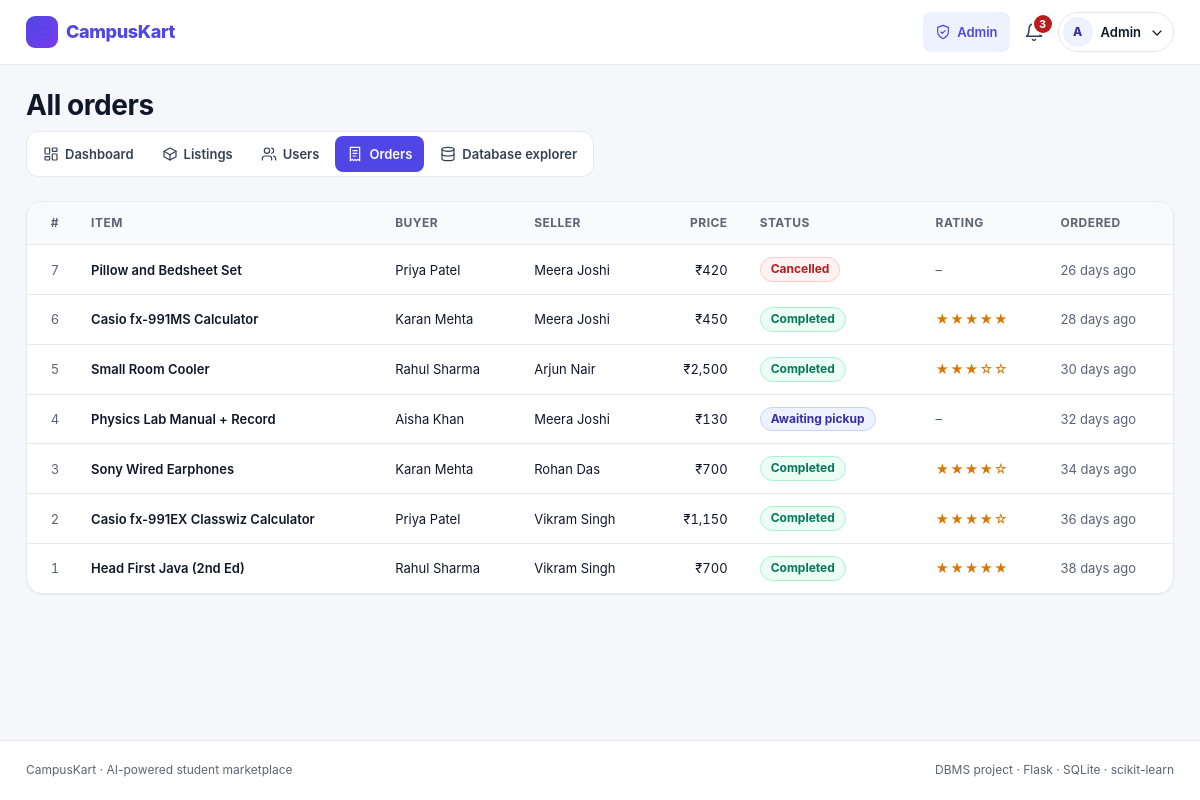
Page /admin/orders (signed in) on the earlier database version.
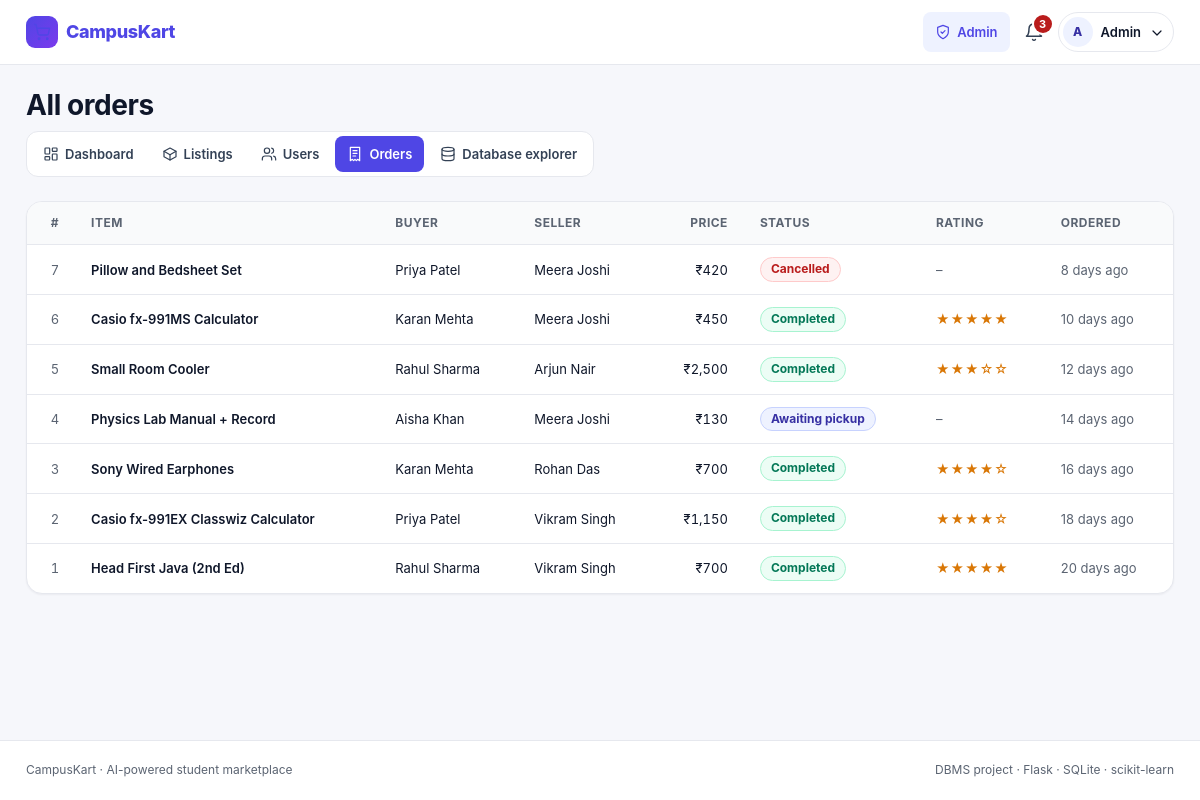
Same page on the later database version.
### tables this page shows
CREATE TABLE orders (
    order_id   INTEGER PRIMARY KEY AUTOINCREMENT,
    product_id INTEGER NOT NULL REFERENCES products(product_id),
    buyer_id   INTEGER NOT NULL REFERENCES users(user_id),
    price      REAL    NOT NULL CHECK (price > 0),
    status     TEXT    NOT NULL DEFAULT 'placed'
               CHECK (status IN ('placed', 'completed', 'cancelled')),
    ordered_at TEXT    NOT NULL DEFAULT (datetime('now', 'localtime'))
);

CREATE TABLE reviews (
    review_id  INTEGER PRIMARY KEY AUTOINCREMENT,
    order_id   INTEGER NOT NULL UNIQUE REFERENCES orders(order_id),  -- one review per order
    rating     INTEGER NOT NULL CHECK (rating BETWEEN 1 AND 5),
    comment    TEXT,
    created_at TEXT    NOT NULL DEFAULT (datetime('now', 'localtime'))
);

CREATE TABLE products (
    product_id     INTEGER PRIMARY KEY AUTOINCREMENT,
    seller_id      INTEGER NOT NULL REFERENCES users(user_id) ON DELETE CASCADE,
    category_id    INTEGER NOT NULL REFERENCES categories(category_id),
    title          TEXT    NOT NULL,
    description    TEXT    NOT NULL,
    original_price REAL    NOT NULL CHECK (original_price > 0),
    price          REAL    NOT NULL CHECK (price > 0),
    condition      TEXT    NOT NULL CHECK (condition IN ('New', 'Like New', 'Good', 'Fair')),
    age_months     INTEGER NOT NULL DEFAULT 0 CHECK (age_months >= 0),
    status         TEXT    NOT NULL DEFAULT 'available'
                   CHECK (status IN ('pending', 'available', 'sold', 'rejected', 'removed')),
    is_flagged     INTEGER NOT NULL DEFAULT 0 CHECK (is_flagged IN (0, 1)),
    spam_score     REAL    NOT NULL DEFAULT 0,      -- filled by AI spam detector
    flag_reason    TEXT,
    created_at     TEXT    NOT NULL DEFAULT (datetime('now', 'localtime'))
);

CREATE TABLE users (
    user_id       INTEGER PRIMARY KEY AUTOINCREMENT,
    name          TEXT    NOT NULL,
    email         TEXT    NOT NULL UNIQUE,
    password_hash TEXT    NOT NULL,
    role          TEXT    NOT NULL DEFAULT 'user' CHECK (role IN ('user', 'admin')),
    branch        TEXT,
    year          INTEGER CHECK (year BETWEEN 1 AND 4),
    phone         TEXT,
    is_blocked    INTEGER NOT NULL DEFAULT 0 CHECK (is_blocked IN (0, 1)),
    created_at    TEXT    NOT NULL DEFAULT (datetime('now', 'localtime'))
);

### app.py (the view)
@app.route("/admin/orders")
@admin_required
def admin_orders():
    rows = query("""SELECT o.*, p.title, b.name AS buyer_name, s.name AS seller_name, r.rating
                    FROM orders o
                    JOIN products p ON p.product_id = o.product_id
                    JOIN users b ON b.user_id = o.buyer_id
                    JOIN users s ON s.user_id = p.seller_id
                    LEFT JOIN reviews r ON r.order_id = o.order_id
                    ORDER BY o.ordered_at DESC""")
    return render_template("admin/orders.html", orders=rows)

### app.py (called while the page is built)
def get_db():
    if "db" not in g:
        g.db = sqlite3.connect(DB_PATH)
        g.db.row_factory = sqlite3.Row
        g.db.execute("PRAGMA foreign_keys = ON")
    return g.db

def query(sql, args=(), one=False):
    rows = get_db().execute(sql, args).fetchall()
    return (rows[0] if rows else None) if one else rows

@app.before_request
def load_user():
    g.user = None
    if "user_id" in session:
        g.user = query("SELECT * FROM users WHERE user_id = ?", (session["user_id"],), one=True)
        if g.user is None or g.user["is_blocked"]:
            session.clear()
            g.user = None

def login_required(view):
    @wraps(view)
    def wrapped(*args, **kwargs):
        if g.user is None:
            flash("Log in to continue.", "info")
            return redirect(url_for("login", next=request.path))
        return view(*args, **kwargs)
    return wrapped

def admin_required(view):
    @wraps(view)
    @login_required
    def wrapped(*args, **kwargs):
        if g.user["role"] != "admin":
            abort(403)
        return view(*args, **kwargs)
    return wrapped

### templates/admin/orders.html (shortened to what this page needs)
{% extends "base.html" %}
{% from "_macros.html" import status_pill, stars %}
{% block content %}
<h1>All orders</h1>
{% include "admin/_nav.html" %}
<div class="card card-flush table-wrap">
  <table>
    <thead>
      <tr><th scope="col" class="num">#</th><th scope="col">Item</th><th scope="col">Buyer</th><th scope="col">Seller</th>
          <th scope="col" class="num">Price</th><th scope="col">Status</th><th scope="col">Rating</th><th scope="col">Ordered</th></tr>
    </thead>
    <tbody>
    {% for o in orders %}
    <tr>
      <td class="num muted">{{ o.order_id }}</td>
      <td><a class="item-link" href="{{ url_for('product', pid=o.product_id) }}">{{ o.title }}</a></td>
      <td>{{ o.buyer_name }}</td>
      <td>{{ o.seller_name }}</td>
      <td class="num">₹{{ o.price|inr }}</td>
      <td>{{ status_pill(o.status) }}</td>
      <td>{% if o.rating %}{{ stars(o.rating) }}{% else %}<span class="muted">–</span>{% endif %}</td>
      <td class="muted nowrap">{{ o.ordered_at|ago }}</td>
    </tr>
    {% endfor %}
    </tbody>
  </table>
</div>
{% endblock %}

### templates/_macros.html (shortened to what this page needs)
{% macro icon(name, size=18, cls='') -%}
<svg class="icon {{ cls }}" width="{{ size }}" height="{{ size }}" viewBox="0 0 24 24" fill="none" stroke="currentColor" stroke-width="1.8" stroke-linecap="round" stroke-linejoin="round" aria-hidden="true" focusable="false">{{ ICONS.get(name, '')|safe }}</svg>
{%- endmacro %}
{% macro stars(n) -%}
<span class="stars" aria-hidden="true">{% for i in range(5) %}{{ '★' if i < n|round|int else '☆' }}{% endfor %}</span><span class="sr-only">Rated {{ n|round(1) }} out of 5</span>
{%- endmacro %}
{% macro status_pill(s) %}
{% set css = {'available': 'good', 'placed': 'brand', 'completed': 'good', 'sold': 'brand',
              'pending': 'warn', 'cancelled': 'bad', 'rejected': 'bad', 'removed': 'bad'} %}
{% set label = {'placed': 'Awaiting pickup', 'pending': 'In review', 'available': 'Live'} %}
<span class="pill pill-{{ css.get(s, '') }}">{{ label.get(s, s|capitalize) }}</span>
{% endmacro %}

Differences in the rows shown:
changed orders "Cancelled": ordered_at|ago "26 days ago" → "8 days ago"
changed reviews "Casio fx-991MS Calculator": ordered_at|ago "28 days ago" → "10 days ago"
changed reviews "Small Room Cooler": ordered_at|ago "30 days ago" → "12 days ago"
changed orders "Awaiting pickup": ordered_at|ago "32 days ago" → "14 days ago"
changed reviews "Sony Wired Earphones": ordered_at|ago "34 days ago" → "16 days ago"
changed reviews "Casio fx-991EX Classwiz Calculator": ordered_at|ago "36 days ago" → "18 days ago"
changed reviews "Head First Java (2nd Ed)": ordered_at|ago "38 days ago" → "20 days ago"
